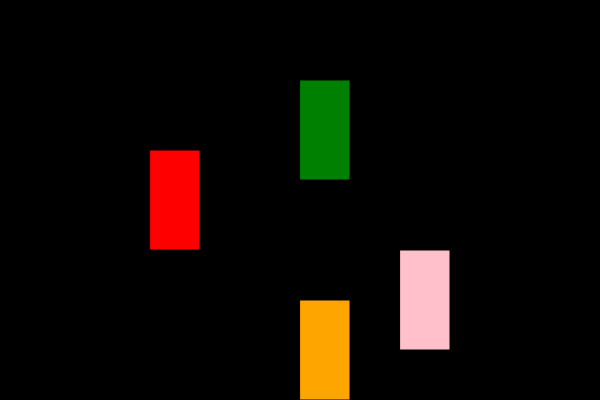
Frame 1 (no input)
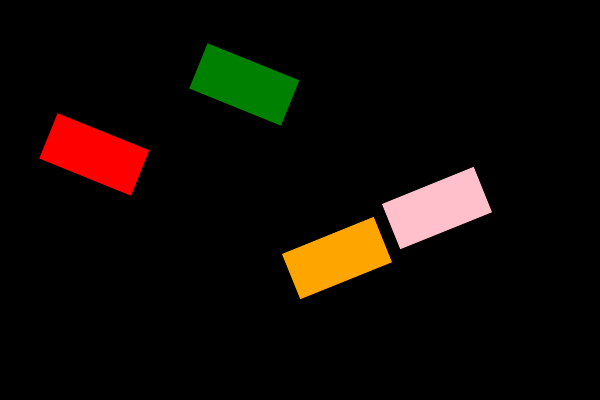
Frame 60 (no input)
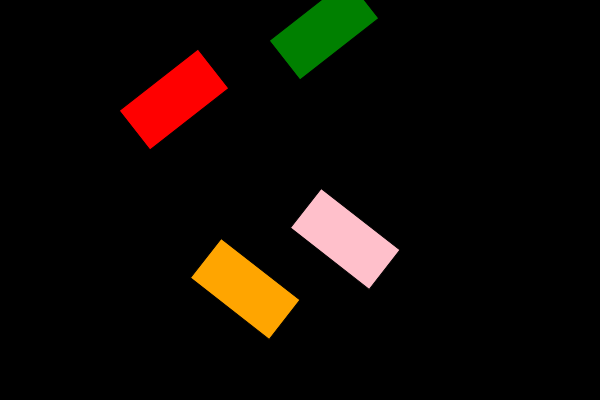
Frame 120 (the mouse pressed at the canvas centre since frame 60)

The p5.js sketch that drew these frames (run headless with seeded random() and noise() and a simulated clock; from frame 60 on, the mouse is pressed at the canvas centre):

// p5.js sketch
// ── sketch.js

var angle=0;
var angle1=0;
var angle2=0;
var angle3=0;

function setup(){
    createCanvas(600,400);
    angleMode(DEGREES);
}

function draw(){
    background(0);

    push();
    translate(300,300);
    rotate(-angle1);
    fill("orange");
    rect(0,0,50,100);
    angle1=angle1+8;
    pop();
    

    push();
    translate(150,150);
    rotate(angle);
    fill("red");
    rect(0,0,50,100);
    angle=angle+8;
    pop();

    push();
    translate(300,80);
    rotate(angle2);
    fill("green");
    rect(0,0,50,100);
    angle2=angle2+8;
    pop();

    push();
    translate(400,250);
    rotate(-angle3);
    fill("pink");
    rect(0,0,50,100);
    angle3=angle3+8;
    pop();
}
